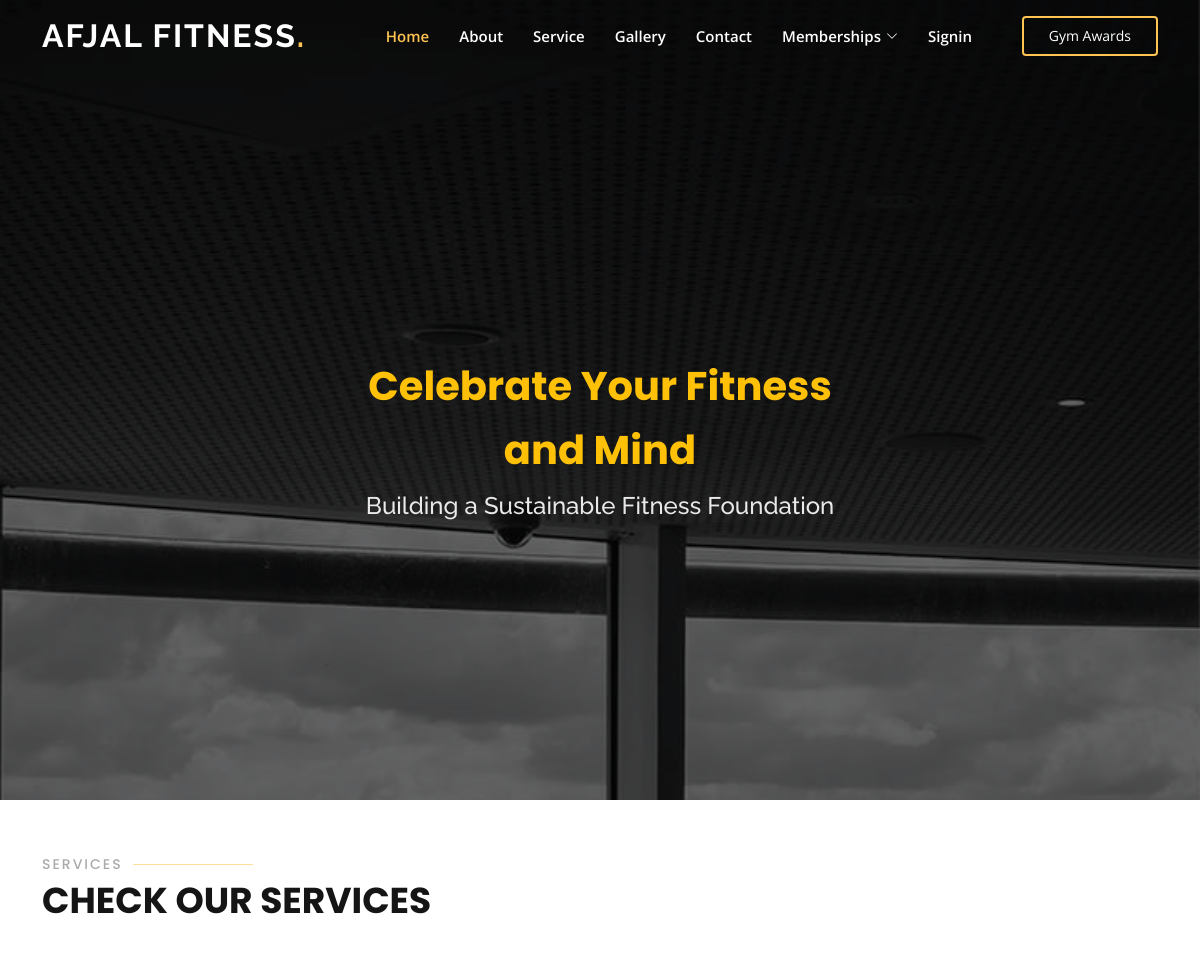
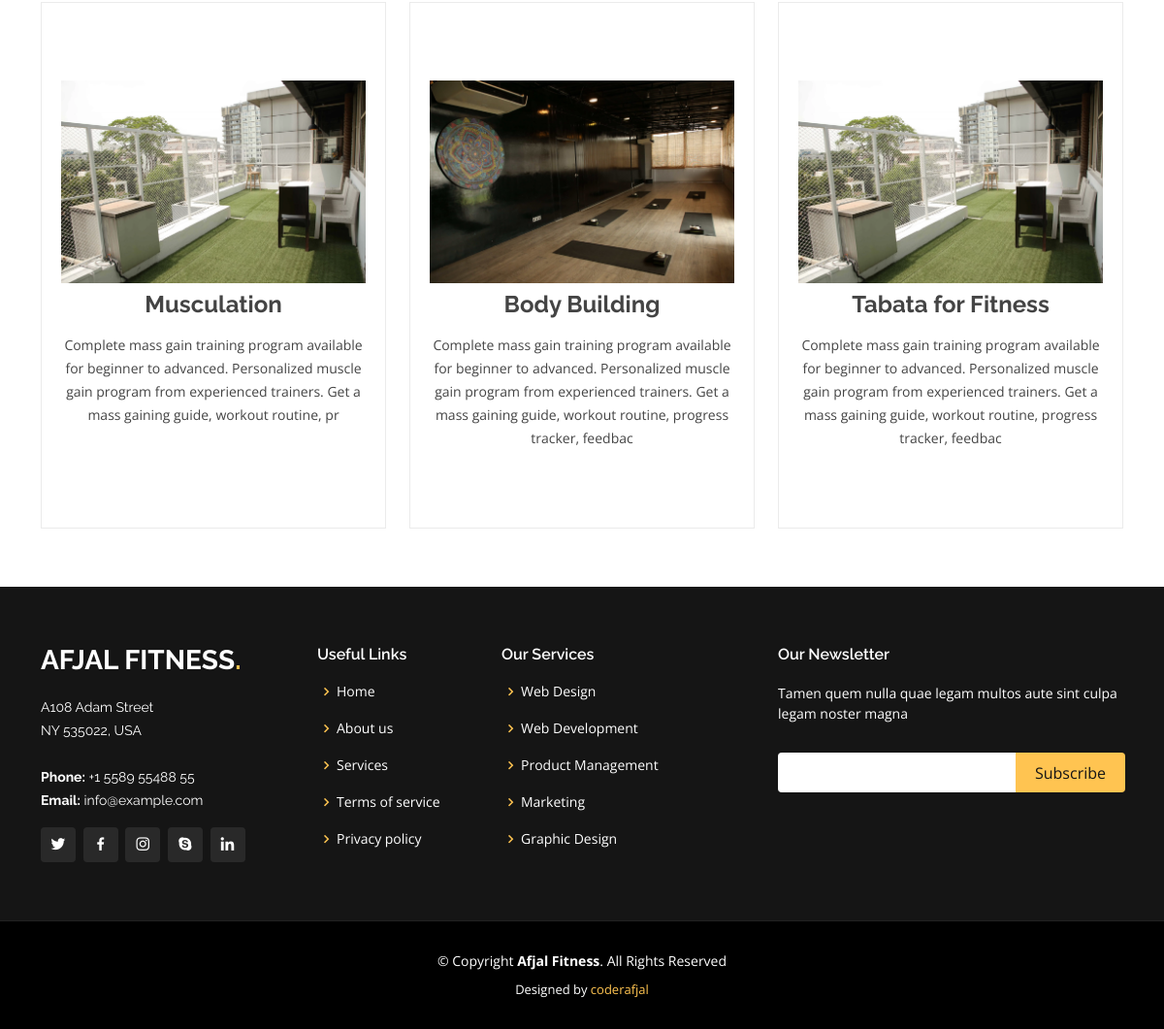
The app's page /service/ with its own data (2 pictures, top to bottom).
### authapp/models.py (models this page shows)
class Service(models.Model):
    title=models.CharField(max_length=100)
    img=models.ImageField(upload_to='service')
    pera=models.TextField(max_length=200)

### authapp/views.py (the view)
# urls.py: path('service/',views.Serviceview,name="service"),
def Serviceview(request):
    servs=Service.objects.all()
    context={'servs':servs}
    return render(request, "service.html", context)

### template/service.html (shortened to what this page needs)
{% extends 'base.html' %}
{% block head %}
<h1 class="text-warning">Celebrate Your Fitness and Mind</h1>
<h2> Building a Sustainable Fitness Foundation</h2>
{% endblock head %}
{% block body %}
    <section id="services" class="services">
        <div class="container" data-aos="fade-up">
          <div class="section-title">
            <h2>Services</h2>
            <p>Check our Services</p>
          </div>
          <div class="row">
            {% for s in servs %}
            <div class="col-lg-4 col-md-6 d-flex align-items-stretch" data-aos="zoom-in" data-aos-delay="100">
                <div class="icon-box">
                    <img src="{{s.img.url}}" class="card-img-top" alt="...">
                    <h4 class="card-text mt-2">{{s.title}}</h4>
                    <p class="card-text">{{s.pera}}</p>
                </div>
              </div>
            {% endfor %}
        </div>
    </div>
{% endblock body %}

### static/assets/css/style.css (style rules this page uses)
body { font-family: "Open Sans", sans-serif; color: #444444; }
h1, h2, h3, h4, h5, h6 { font-family: "Raleway", sans-serif; }
#hero h1 { margin: 0; font-size: 40px; font-weight: 700; line-height: 64px; color: #fff; font-family: "Poppins", sans-serif; }
#hero h2 { color: rgba(255, 255, 255, 0.9); margin: 10px 0 0 0; font-size: 24px; }
section { padding: 60px 0; overflow: hidden; }
.section-title { padding-bottom: 40px; }
.section-title h2 { font-size: 14px; font-weight: 500; padding: 0; line-height: 1px; margin: 0 0 5px 0; letter-spacing: 2px; text-transform: uppercase; color: #aaaaaa; font-family: "Poppins", sans-serif; }
.section-title h2::after { content: ""; width: 120px; height: 1px; display: inline-block; background: #ffde9e; margin: 4px 10px; }
.section-title p { margin: 0; margin: 0; font-size: 36px; font-weight: 700; text-transform: uppercase; font-family: "Poppins", sans-serif; color: #151515; }
.services .icon-box { text-align: center; border: 1px solid #ebebeb; padding: 80px 20px; transition: all ease-in-out 0.3s; background: #fff; }
.services .icon-box h4 { font-weight: 700; margin-bottom: 15px; font-size: 24px; }
.services .icon-box p { line-height: 24px; font-size: 14px; margin-bottom: 0; }

### records on screen
Service: img (picture), title "Musculation", pera "Complete mass gain training program available for beginner to advanced. Personalized muscle gain program from experienced trainers. Get a mass gaining guide, workout routine, pr"
Service: img (picture), title "Body Building", pera "Complete mass gain training program available for beginner to advanced. Personalized muscle gain program from experienced trainers. Get a mass gaining guide, workout routine, progress tracker, feedbac"
Service: img (picture), title "Tabata for Fitness", pera "Complete mass gain training program available for beginner to advanced. Personalized muscle gain program from experienced trainers. Get a mass gaining guide, workout routine, progress tracker, feedbac"
